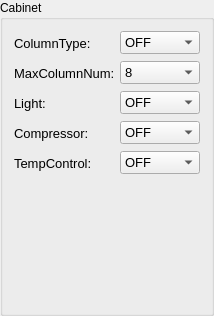
      <widget class="QGroupBox" name="groupBox_cabinet">
       <property name="maximumSize">
        <size>
         <width>208</width>
         <height>16777215</height>
        </size>
       </property>
       <property name="title">
        <string>Cabinet</string>
       </property>
       <layout class="QVBoxLayout" name="verticalLayout_7">
        <item>
         <layout class="QHBoxLayout" name="horizontalLayout_42">
          <item>
           <widget class="QLabel" name="channel_label">
            <property name="minimumSize">
             <size>
              <width>100</width>
              <height>24</height>
             </size>
            </property>
            <property name="maximumSize">
             <size>
              <width>100</width>
              <height>16777215</height>
             </size>
            </property>
            <property name="styleSheet">
             <string notr="true">font: 10pt ;</string>
            </property>
            <property name="text">
             <string>ColumnType:</string>
            </property>
           </widget>
          </item>
          <item>
           <widget class="QComboBox" name="channel_comboBox">
            <property name="minimumSize">
             <size>
              <width>80</width>
              <height>0</height>
             </size>
            </property>
            <property name="maximumSize">
             <size>
              <width>80</width>
              <height>16777215</height>
             </size>
            </property>
            <property name="styleSheet">
             <string notr="true">font: 10pt ;</string>
            </property>
            <property name="currentIndex">
             <number>0</number>
            </property>
            <item>
             <property name="text">
              <string>OFF</string>
             </property>
            </item>
            <item>
             <property name="text">
              <string>Spring</string>
             </property>
            </item>
            <item>
             <property name="text">
              <string>Lifter</string>
             </property>
            </item>
            <item>
             <property name="text">
              <string>Lift+C</string>
             </property>
            </item>
            <item>
             <property name="text">
              <string>Lift+S</string>
             </property>
            </item>
           </widget>
          </item>
         </layout>
        </item>
        <item>
         <layout class="QHBoxLayout" name="horizontalLayout_10">
          <item>
           <widget class="QLabel" name="channelType_label">
            <property name="minimumSize">
             <size>
              <width>100</width>
              <height>24</height>
             </size>
            </property>
            <property name="maximumSize">
             <size>
              <width>100</width>
              <height>16777215</height>
             </size>
            </property>
            <property name="styleSheet">
             <string notr="true">font: 10pt ;</string>
            </property>
            <property name="text">
             <string>MaxColumnNum:</string>
            </property>
           </widget>
          </item>
          <item>
           <widget class="QComboBox" name="channelType_comboBox">
            <property name="minimumSize">
             <size>
              <width>80</width>
              <height>0</height>
             </size>
            </property>
            <property name="maximumSize">
             <size>
              <width>80</width>
              <height>16777215</height>
             </size>
            </property>
            <property name="styleSheet">
             <string notr="true">font: 10pt ;</string>
            </property>
            <property name="currentIndex">
             <number>0</number>
            </property>
            <item>
             <property name="text">
              <string>8</string>
             </property>
            </item>
            <item>
             <property name="text">
              <string>10</string>
             </property>
            </item>
           </widget>
          </item>
         </layout>
        </item>
        <item>
         <layout class="QHBoxLayout" name="horizontalLayout_43">
          <item>
           <widget class="QLabel" name="labelLightOpen">
            <property name="minimumSize">
             <size>
              <width>100</width>
              <height>24</height>
             </size>
            </property>
            <property name="maximumSize">
             <size>
              <width>100</width>
              <height>16777215</height>
             </size>
            </property>
            <property name="styleSheet">
             <string notr="true">font: 10pt ;</string>
            </property>
            <property name="text">
             <string>Light:</string>
            </property>
           </widget>
          </item>
          <item>
           <widget class="QComboBox" name="comboBoxLightOpen">
            <property name="minimumSize">
             <size>
              <width>80</width>
              <height>0</height>
             </size>
            </property>
            <property name="maximumSize">
             <size>
              <width>80</width>
              <height>16777215</height>
             </size>
            </property>
            <property name="styleSheet">
             <string notr="true">font: 10pt ;</string>
            </property>
            <property name="currentIndex">
             <number>0</number>
            </property>
            <item>
             <property name="text">
              <string>OFF</string>
             </property>
            </item>
            <item>
             <property name="text">
              <string>ON</string>
             </property>
            </item>
           </widget>
          </item>
         </layout>
        </item>
        <item>
         <layout class="QHBoxLayout" name="horizontalLayout_41">
          <item>
           <widget class="QLabel" name="labelCompressorOpen">
            <property name="minimumSize">
             <size>
              <width>100</width>
              <height>24</height>
             </size>
            </property>
            <property name="maximumSize">
             <size>
              <width>100</width>
              <height>16777215</height>
             </size>
            </property>
            <property name="styleSheet">
             <string notr="true">font: 10pt ;</string>
            </property>
            <property name="text">
             <string>Compressor:</string>
            </property>
           </widget>
          </item>
          <item>
           <widget class="QComboBox" name="comboBoxCompressorOpen">
            <property name="minimumSize">
             <size>
              <width>80</width>
              <height>0</height>
             </size>
            </property>
            <property name="maximumSize">
             <size>
              <width>80</width>
              <height>16777215</height>
             </size>
            </property>
            <property name="styleSheet">
             <string notr="true">font: 10pt ;</string>
            </property>
            <property name="currentIndex">
             <number>0</number>
            </property>
            <item>
             <property name="text">
              <string>OFF</string>
             </property>
            </item>
            <item>
             <property name="text">
              <string>ON</string>
             </property>
            </item>
           </widget>
          </item>
         </layout>
        </item>
        <item>
         <layout class="QHBoxLayout" name="horizontalLayout_51">
          <item>
           <widget class="QLabel" name="labelTempControl">
            <property name="minimumSize">
             <size>
              <width>100</width>
              <height>24</height>
             </size>
            </property>
            <property name="maximumSize">
             <size>
              <width>100</width>
              <height>16777215</height>
             </size>
            </property>
            <property name="styleSheet">
             <string notr="true">font: 10pt ;</string>
            </property>
            <property name="text">
             <string>TempControl:</string>
            </property>
           </widget>
          </item>
          <item>
           <widget class="QComboBox" name="comboBoxTempControl">
            <property name="minimumSize">
             <size>
              <width>80</width>
              <height>0</height>
             </size>
            </property>
            <property name="maximumSize">
             <size>
              <width>80</width>
              <height>16777215</height>
             </size>
            </property>
            <property name="styleSheet">
             <string notr="true">font: 10pt ;</string>
            </property>
            <property name="currentIndex">
             <number>0</number>
            </property>
            <item>
             <property name="text">
              <string>OFF</string>
             </property>
            </item>
            <item>
             <property name="text">
              <string>ON</string>
             </property>
            </item>
           </widget>
          </item>
         </layout>
        </item>
        <item>
         <spacer name="verticalSpacer_2">
          <property name="orientation">
           <enum>Qt::Vertical</enum>
          </property>
          <property name="sizeHint" stdset="0">
           <size>
            <width>20</width>
            <height>127</height>
           </size>
          </property>
         </spacer>
        </item>
       </layout>
      </widget>
